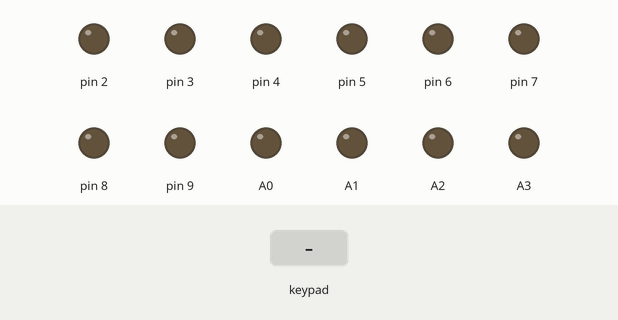
This sketch was run on a simulated Arduino Uno, built with avr-gcc and run on an emulated ATmega328P. Shown: output pins drawn as LEDs (lit = HIGH). The inputs (shaded band) are chosen by the test bench. What the sketch prints to the serial monitor is not drawn.

Above: at 1.2 s.
1.3 s: key 'U' pressed
At 1.51 s:
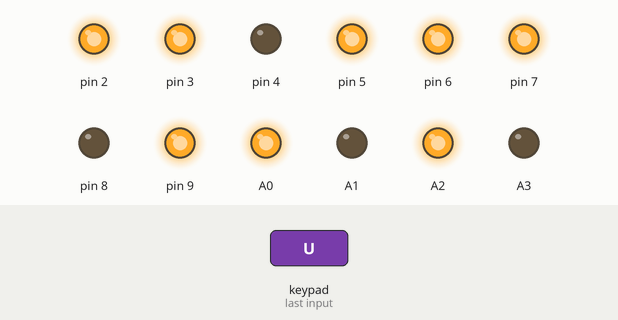
3.2 s: key 'D' pressed
At 3.41 s:
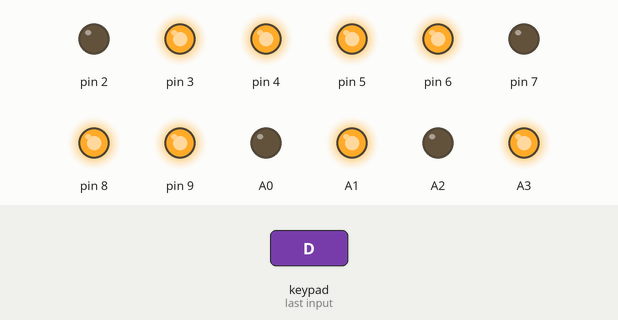
5.1 s: key 'L' pressed
At 5.31 s:
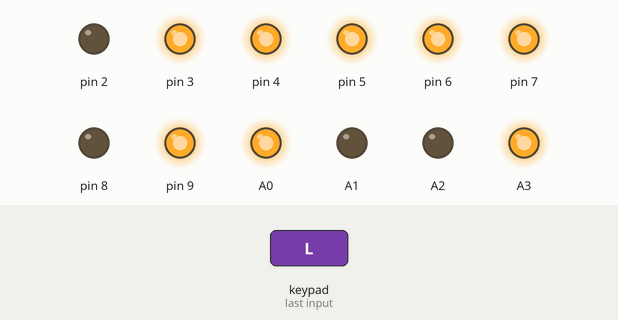
7.0 s: key 'R' pressed
At 7.21 s:
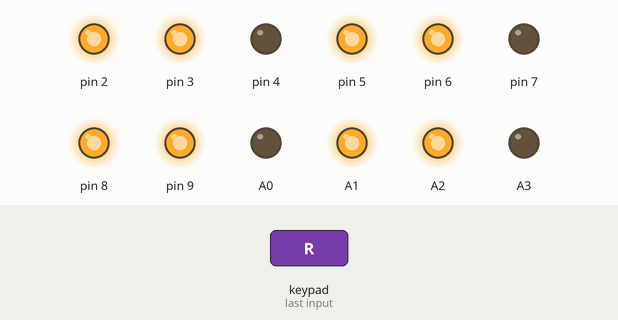
Timing chart, 0 to 9.9 s (numbered marks = the images above; inputs shaded):
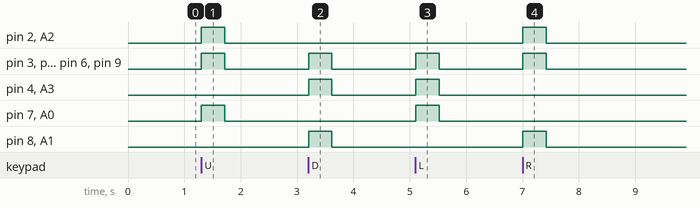

The sketch:

longkang_locomotion.ino
```cpp
/*
 * LongKang Hero - locomotion firmware (Arduino Uno R3)
 * -----------------------------------------------------
 * Reads a PS2 wireless controller and drives 4 omni wheels through two L293D
 * H-bridge drivers (one L293D channel per wheel: 2 direction pins + 1 PWM
 * enable pin).
 *
 * This mirrors the omni-wheel mixing that is unit-tested in Python
 * (src/robot/motors.py :: buttons_to_velocity + mix). Keep the two in sync.
 *
 *   vy    = forward (+) / reverse (-)      D-pad Up / Down
 *   vx    = strafe right (+) / left (-)    D-pad Right / Left
 *   omega = rotate right (+) / left (-)    R1 / L1
 *
 *   FL = vy + vx + omega
 *   FR = vy - vx - omega
 *   RL = vy - vx + omega
 *   RR = vy + vx - omega        (all normalised so |speed| <= 1)
 *
 * Requires the PS2X library by Bill Porter ("PS2X_lib").
 */
#include <PS2X_lib.h>

// ---- PS2 controller pins (to the receiver) ----
#define PS2_DAT 12
#define PS2_CMD 11
#define PS2_SEL 10
#define PS2_CLK 13

// ---- Motor pins: {in1, in2, enable(PWM)} per wheel ----
struct Motor { uint8_t in1, in2, en; };
// Enable pins must be PWM-capable (Uno: 3,5,6,9 are free with PS2 on 10-13).
Motor FL = { 2,  4,  3};   // front-left   (L293D #1)
Motor FR = { 7,  8,  5};   // front-right  (L293D #1)
Motor RL = {A0, A1,  6};   // rear-left    (L293D #2)
Motor RR = {A2, A3,  9};   // rear-right   (L293D #2)

PS2X ps2x;

void setupMotor(const Motor &m) {
  pinMode(m.in1, OUTPUT);
  pinMode(m.in2, OUTPUT);
  pinMode(m.en,  OUTPUT);
}

// speed in [-1.0, 1.0]: sign = direction, magnitude = PWM duty.
void driveMotor(const Motor &m, float speed) {
  if (speed > 0.01f) {
    digitalWrite(m.in1, HIGH);
    digitalWrite(m.in2, LOW);
  } else if (speed < -0.01f) {
    digitalWrite(m.in1, LOW);
    digitalWrite(m.in2, HIGH);
  } else {                       // coast / stop
    digitalWrite(m.in1, LOW);
    digitalWrite(m.in2, LOW);
  }
  analogWrite(m.en, (int)(fabs(speed) * 255.0f));
}

void setup() {
  setupMotor(FL); setupMotor(FR); setupMotor(RL); setupMotor(RR);

  // config_gamepad(clk, cmd, att, dat, pressures?, rumble?)
  int err = ps2x.config_gamepad(PS2_CLK, PS2_CMD, PS2_SEL, PS2_DAT, false, false);
  Serial.begin(57600);
  if (err == 0) Serial.println("PS2 controller ready.");
  else          Serial.println("PS2 controller not found - check wiring.");
}

void loop() {
  ps2x.read_gamepad(false, 0);

  // Buttons -> velocity vector (held buttons; opposite presses cancel).
  float vx = 0, vy = 0, omega = 0;
  if (ps2x.Button(PSB_PAD_UP))    vy += 1;
  if (ps2x.Button(PSB_PAD_DOWN))  vy -= 1;
  if (ps2x.Button(PSB_PAD_RIGHT)) vx += 1;
  if (ps2x.Button(PSB_PAD_LEFT))  vx -= 1;
  if (ps2x.Button(PSB_R1))        omega += 1;
  if (ps2x.Button(PSB_L1))        omega -= 1;

  // Omni-wheel mixing (matches motors.mix()).
  float fl = vy + vx + omega;
  float fr = vy - vx - omega;
  float rl = vy - vx + omega;
  float rr = vy + vx - omega;

  // Normalise together so no wheel exceeds full speed.
  float peak = 1.0f;
  peak = max(peak, fabs(fl)); peak = max(peak, fabs(fr));
  peak = max(peak, fabs(rl)); peak = max(peak, fabs(rr));
  fl /= peak; fr /= peak; rl /= peak; rr /= peak;

  driveMotor(FL, fl);
  driveMotor(FR, fr);
  driveMotor(RL, rl);
  driveMotor(RR, rr);

  delay(20);   // ~50 Hz control loop
}
```

Measured:
- after the input at 1.3 s, pin 2, pin 3, pin 5–7, pin 9, A0, A2: LOW → HIGH at once, → LOW 0.41 s later
- after the input at 3.2 s, pin 3–6, pin 8, pin 9, A1, A3: LOW → HIGH at once, → LOW 0.41 s later
- after the input at 5.1 s, pin 3–7, pin 9, A0, A3: LOW → HIGH at once, → LOW 0.41 s later
- after the input at 7.0 s, pin 2, pin 3, pin 5, pin 6, pin 8, pin 9, A1, A2: LOW → HIGH at once, → LOW 0.41 s later
